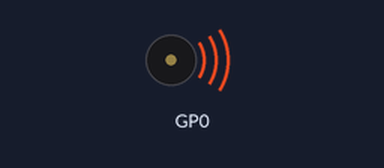
Recording of a program running on a simulated Raspberry Pi Pico running MicroPython. On the bench: buzzer (waves = sounding).

Above: at 1.8 s.
At 35.4 s:
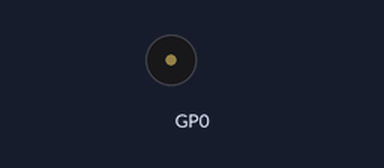
Timing chart, 0 to 40.0 s (numbered marks = the images above):
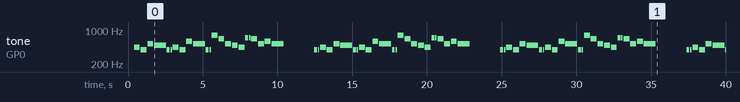

The program:

PIOBeep_birthday.py
```python
# Basic sound output.
# bit of a buzz-y square wave. Sounds better at higher frequencies than lower ones.

#Connect a pair of headphones between pin 0 and ground
#You may also need a resistor if your headphones are low resistance

import PIOBeep
from time import sleep

beeper = PIOBeep.PIOBeep(0,0)

notes = [392, 440, 494, 523, 587, 659, 698, 784]

notes_val = []
for note in notes:
    notes_val.append(beeper.calc_pitch(note))

#the length of a semi-quaver, the shortest note in the song
note_len = 0.1
pause_len = 0.05


while True:
    beeper.play_value(note_len*2, pause_len, notes_val[0])
    beeper.play_value(note_len, pause_len, notes_val[0])
    beeper.play_value(note_len*4, pause_len, notes_val[1])
    beeper.play_value(note_len*4, pause_len, notes_val[0])
    beeper.play_value(note_len*4, pause_len, notes_val[3])
    beeper.play_value(note_len*8, pause_len, notes_val[2])

    beeper.play_value(note_len*2, pause_len, notes_val[0])
    beeper.play_value(note_len, pause_len, notes_val[0])
    beeper.play_value(note_len*4, pause_len, notes_val[1])
    beeper.play_value(note_len*4, pause_len, notes_val[0])
    beeper.play_value(note_len*4, pause_len, notes_val[4])
    beeper.play_value(note_len*8, pause_len, notes_val[3])

    beeper.play_value(note_len*2, pause_len, notes_val[0])
    beeper.play_value(note_len, pause_len, notes_val[0])
    beeper.play_value(note_len*4, pause_len, notes_val[7])
    beeper.play_value(note_len*4, pause_len, notes_val[5])
    beeper.play_value(note_len*4, pause_len, notes_val[3])
    beeper.play_value(note_len*4, pause_len, notes_val[2])
    beeper.play_value(note_len*4, pause_len, notes_val[1])

    beeper.play_value(note_len*2, pause_len, notes_val[6])
    beeper.play_value(note_len, pause_len, notes_val[6])
    beeper.play_value(note_len*4, pause_len, notes_val[5])
    beeper.play_value(note_len*4, pause_len, notes_val[3])
    beeper.play_value(note_len*4, pause_len, notes_val[4])
    beeper.play_value(note_len*8, pause_len, notes_val[3])
    sleep(2)
```

PIOBeep.py
```python
from machine import Pin
from rp2 import PIO, StateMachine, asm_pio
from time import sleep

max_count = 5000
freq = 1000000

#based on the PWM example.
@asm_pio(sideset_init=PIO.OUT_LOW)
def square_prog():
    label("restart")
    pull(noblock) .side(0)
    mov(x, osr)
    mov(y, isr)

    #start loop
    #here, the pin is low, and it will count down y
    #until y=x, then put the pin high and jump to the next secion
    label("uploop")
    jmp(x_not_y, "skip_up")
    nop()         .side(1)
    jmp("down")
    label("skip_up")
    jmp(y_dec, "uploop")

    #mirror the above loop, but with the pin high to form the second
    #half of the square wave
    label("down")
    mov(y, isr)
    label("down_loop")
    jmp(x_not_y, "skip_down")
    nop() .side(0)
    jmp("restart")
    label("skip_down")
    jmp(y_dec, "down_loop")

class PIOBeep:
    def __init__(self, sm_id, pin):

        self.square_sm = StateMachine(0, square_prog, freq=freq, sideset_base=Pin(pin))

        #pre-load the isr with the value of max_count
        self.square_sm.put(max_count)
        self.square_sm.exec("pull()")
        self.square_sm.exec("mov(isr, osr)")

    #note - based on current values of max_count and freq
    # this will be slightly out because of the initial mov instructions,
    #but that should only have an effect at very high frequencies
    def calc_pitch(self, hertz):
        return int( -1 * (((1000000/hertz) -20000)/4))

    def play_value(self, note_len, pause_len, val):
        self.square_sm.active(1)
        self.square_sm.put(val)
        sleep(note_len)
        self.square_sm.active(0)
        sleep(pause_len)

    def play_pitch(self, note_len, pause_len, pitch):
        self.play_value(note_len, pause_len, self.calc_pitch(pitch))
```

Measured:
- by itself, tone on GP0: plays 437 Hz for 0.39 s, 390 Hz for 0.39 s, 519 Hz for 0.39 s, 491 Hz for 0.80 s, 390 Hz for 0.19 s, 390 Hz for 0.09 s … (80 notes in this stretch)
